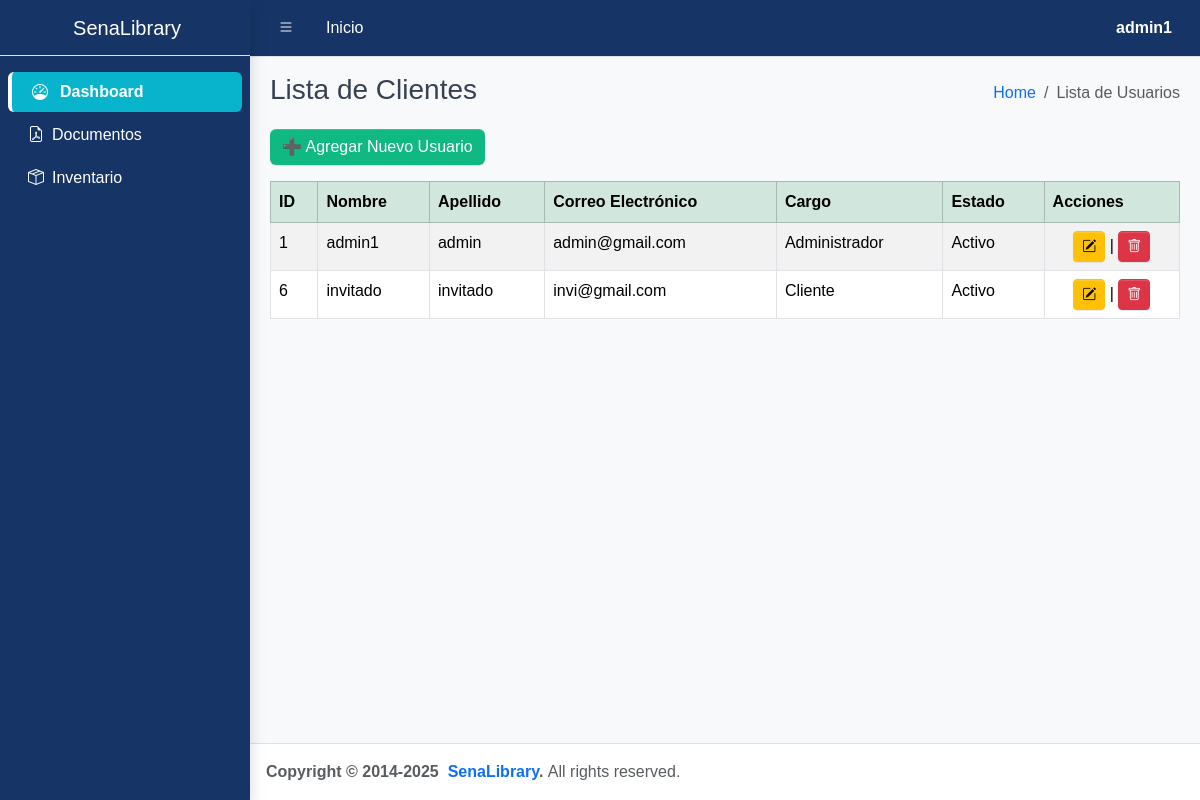
The page /index.php (signed in) on the database its author committed.
### tables this page shows
CREATE TABLE `usuario` (
  `id_usuario` int(11) NOT NULL,
  `nombre_usuario` varchar(45) NOT NULL,
  `apellido_usuario` varchar(45) NOT NULL,
  `email_usuario` varchar(45) NOT NULL,
  `password_usuario` varchar(255) DEFAULT NULL,
  `tipo_usuario` varchar(45) NOT NULL,
  `estado` varchar(45) DEFAULT NULL
);

### models/MySQL.php (called while the page is built, shortened)
<?php
class MySQL {
    private $ipServidor = "localhost";
    private $usuarioBase = "root";
    private $contrasena = "";
    private $nombreBaseDatos = "senaLibrary";
    private $conexion;
    public function conectar() {
        $this->conexion = mysqli_connect($this->ipServidor, $this->usuarioBase, $this->contrasena, $this->nombreBaseDatos);
        mysqli_set_charset($this->conexion, "utf8");
    }
    public function efectuarConsulta($consulta) {
        mysqli_query($this->conexion, "SET NAMES 'utf8'");
        mysqli_query($this->conexion, "SET CHARACTER SET 'utf8'");
        $resultado = mysqli_query($this->conexion, $consulta);
        return $resultado;
    }
}
?>

### index.php (the view, shortened to what this page needs)
<?php
require_once 'models/MySQL.php';
$rol= $_SESSION['tipo_usuario'];
$nombre=$_SESSION['nombre_usuario'];
$mysql = new MySQL();
$mysql->conectar();
$resultado=$mysql->efectuarConsulta("SELECT * FROM usuario");
$resultadolibros=$mysql->efectuarConsulta("SELECT * FROM libro");
?>
<!doctype html>
<html lang="en">
  <head>
    <link
      rel="stylesheet"
      href="https://cdn.jsdelivr.net/npm/@fontsource/source-sans-3@5.0.12/index.css"
      media="print"
      onload="this.media='all'"
    />
    <link
      rel="stylesheet"
      href="https://cdn.jsdelivr.net/npm/overlayscrollbars@2.11.0/styles/overlayscrollbars.min.css"
    />
    <link
      rel="stylesheet"
      href="https://cdn.jsdelivr.net/npm/bootstrap-icons@1.13.1/font/bootstrap-icons.min.css"
    />
    <link rel="stylesheet" href="./css/adminlte.css" />
     <link rel="stylesheet" href="./css/style.css">
    <link
      rel="stylesheet"
      href="https://cdn.jsdelivr.net/npm/apexcharts@3.37.1/dist/apexcharts.css"
    />
    <link
      rel="stylesheet"
      href="https://cdn.jsdelivr.net/npm/jsvectormap@1.5.3/dist/css/jsvectormap.min.css"
    />
<link rel="stylesheet" href="https://cdn.datatables.net/1.13.7/css/dataTables.bootstrap5.min.css">
<link rel="stylesheet" href="https://cdn.datatables.net/responsive/2.5.0/css/responsive.bootstrap5.min.css">
<link href="https://cdn.datatables.net/columncontrol/1.1.0/css/columnControl.dataTables.min.css" rel="stylesheet">
  </head>
  <body class="layout-fixed sidebar-expand-lg sidebar-open bg-body-tertiary">
    <div class="app-wrapper">
      <nav class="app-header navbar navbar-expand bg-body">
        <div class="container-fluid">
          <ul class="navbar-nav">
            <li class="nav-item">
              <a class="nav-link" data-lte-toggle="sidebar" href="index.php" role="button">
                <i class="bi bi-list"></i>
              </a>
            </li>
            <li class="nav-item d-none d-md-block">
              <a href="index.php" class="nav-link">Inicio</a>
            </li>
          </ul>
          <ul class="navbar-nav ms-auto">
            <li class="nav-item dropdown user-menu">
  <a href="#" class="nav-link dropdown-toggle text-white fw-semibold" data-bs-toggle="dropdown">
    <span class="d-none d-md-inline"><?php echo $nombre; ?></span>
  </a>
</li>
          </ul>
        </div>
      </nav>
      <aside class="app-sidebar verde shadow">
        <div class="sidebar-brand">
          <a href="./index.php" class="brand-link">
            <span class="title"> SenaLibrary</span>
          </a>
        </div>
        <div class="sidebar-wrapper">
          <nav class="mt-2">
            <ul
              class="nav sidebar-menu flex-column"
              data-lte-toggle="treeview"
              role="navigation"
              aria-label="Main navigation"
              data-accordion="false"
              id="navigation"
            >
              <li class="nav-item">
                <a href="./index.php" class="nav-link active">
                  <i class="nav-icon bi bi-speedometer me-2"></i>
                  <span>
                    Dashboard
                  </span>
                  </a>
               <?php if ($rol == 'Administrador'): ?>
              <li class="nav-item">
                <a href="./views/documentos.php" class="nav-link">
                  <i class="bi bi-file-earmark-pdf me-2"> </i>
                  <span>
                   Documentos
                  </span>
                </a>
              </li>
              <li class="nav-item">
                <a href="./views/inventario.php" class="nav-link">
                 <i class="bi bi-box-seam me-2"> </i>
                  <span> Inventario </span>
                </a>
              </li>
              <?php endif; ?>
            </ul>
          </nav>
        </div>
      </aside>
      <main class="app-main">
        <div class="app-content-header">
          <div class="container-fluid">
            <div class="row">
              <?php if($rol == "Administrador"): ?>
              <div class="col-sm-6">
                <h3 class="mb-0">Lista de Clientes</h3>
              </div>
              <div class="col-sm-6">
                <ol class="breadcrumb float-sm-end">
                  <li class="breadcrumb-item"><a href="#">Home</a></li>
                  <li class="breadcrumb-item active" aria-current="page">Lista de Usuarios</li>
                </ol>
              </div>
              <?php endif; ?>
            </div>
          </div>
        </div>
        <div class="app-content">
          <div class="container-fluid">
            <?php if ($rol == 'Administrador'): ?>
              <div class="row mb-3 align-items-center">
                <div class="col-md-6 d-flex gap-2">
                  <button type="button" class="btn btn-success" onclick="agregarUsuario()">
                    ➕ Agregar Nuevo Usuario
                  </button>
                </div>
              </div>
            <?php endif; ?>
            <div class="row">
              <?php if($rol == "Administrador"): ?>
                <div class="table-responsive mb-5">
                  <table id="tablaUsuarios" class="table table-striped table-bordered" width="100%">
                    <thead class="table-success">
                      <tr>
                        <th>ID</th>
                        <th>Nombre</th>
                        <th>Apellido</th>
                        <th>Correo Electrónico</th>
                        <th>Cargo</th>
                        <th>Estado</th>
                        <th>Acciones</th>
                      </tr>
                    </thead>
                    <tbody>
                      <?php while($fila = $resultado->fetch_assoc()): ?>
                        <tr>
                          <td><?= $fila['id_usuario'] ?></td>
                          <td><?= $fila['nombre_usuario'] ?></td>
                          <td><?= $fila['apellido_usuario'] ?></td>
                          <td><?= $fila['email_usuario'] ?></td>
                          <td><?= $fila['tipo_usuario'] ?></td>
                          <td><?= $fila['estado'] ?></td>
                          <td class="text-center">
                            <a class="btn btn-warning btn-sm" title="Editar" onclick="editarUsuario(<?= $fila['id_usuario'] ?>)">
                              <i class="bi bi-pencil-square"></i>
                            </a>
                            |
                            <a class="btn btn-danger btn-sm" href="javascript:void(0);" onclick="eliminarEmpleado(<?= $fila['id_usuario'] ?>)" title="Eliminar">
                              <i class="bi bi-trash"></i>
                            </a>
                          </td>
                        </tr>
                      <?php endwhile; ?>
                    </tbody>
                  </table>
                </div>
              <?php endif; ?>
            </div>
          </div>
        </div>
      </main>
      <footer class="app-footer">
        <strong>
          Copyright &copy; 2014-2025&nbsp;
          <a href="https://adminlte.io" class="text-decoration-none">SenaLibrary</a>.
        </strong>
        All rights reserved.
      </footer>
    </div>
  </body>
</html>

### css/style.css (style rules this page uses)
nav .nav-link { color: #FFFFFF !important; }
aside.app-sidebar.verde { background-color: #163465 !important; color: #FFFFFF !important; }
aside.app-sidebar.verde .nav-link, aside.app-sidebar.verde .title, aside.app-sidebar.verde .nav-header { color: #FFFFFF !important; border-left: 4px solid transparent; transition: all 0.2s ease-in-out; }
aside.app-sidebar.verde .nav-link.active { background-color: #08b4cb !important; color: #FFFFFF !important; font-weight: 600; border-left-color: #FFFFFF; }
.title, .nav-header { color: #FFFFFF !important; }
body { background-color: #F9FAFB; color: #374151; font-family: 'Poppins', sans-serif; }
.navbar { background-color: #163465 !important; color: #FFFFFF !important; }
.btn-success { background-color: #10B981 !important; color: #FFFFFF !important; border: none; transition: background-color 0.3s ease; }
.btn-success { transition: all 0.2s ease-in-out; }

### rows shown on the page
usuario: id_usuario "1", nombre_usuario "admin1", apellido_usuario "admin", email_usuario "admin@gmail.com", tipo_usuario "Administrador", estado "Activo"
usuario: id_usuario "6", nombre_usuario "invitado", apellido_usuario "invitado", email_usuario "invi@gmail.com", tipo_usuario "Cliente", estado "Activo"

### other values the page prints
$nombre "admin1"
